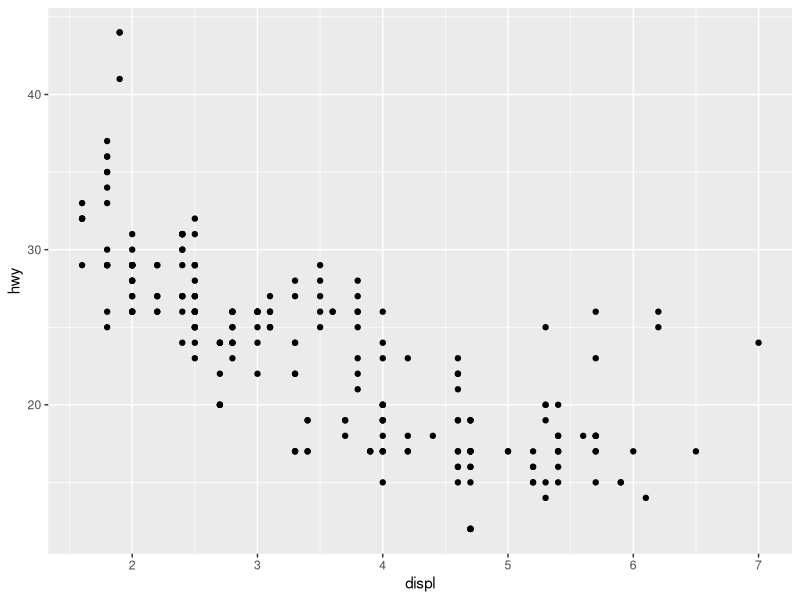
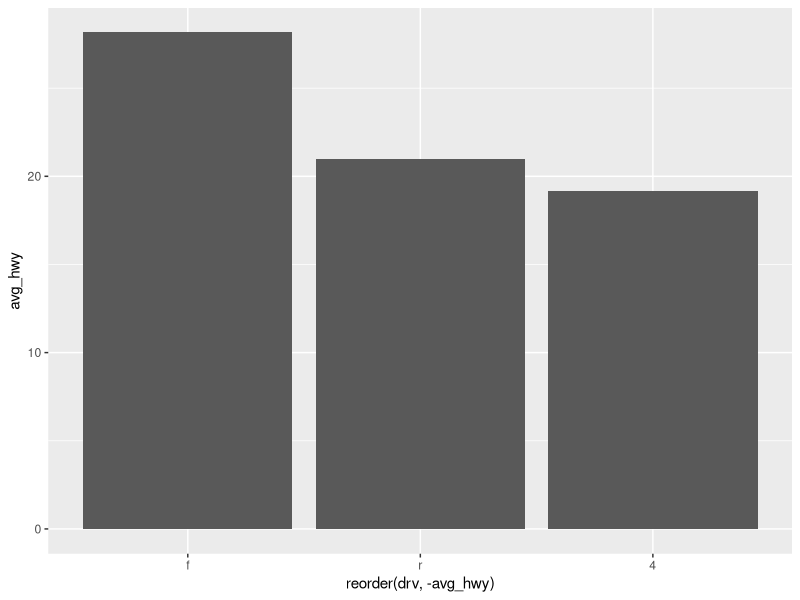
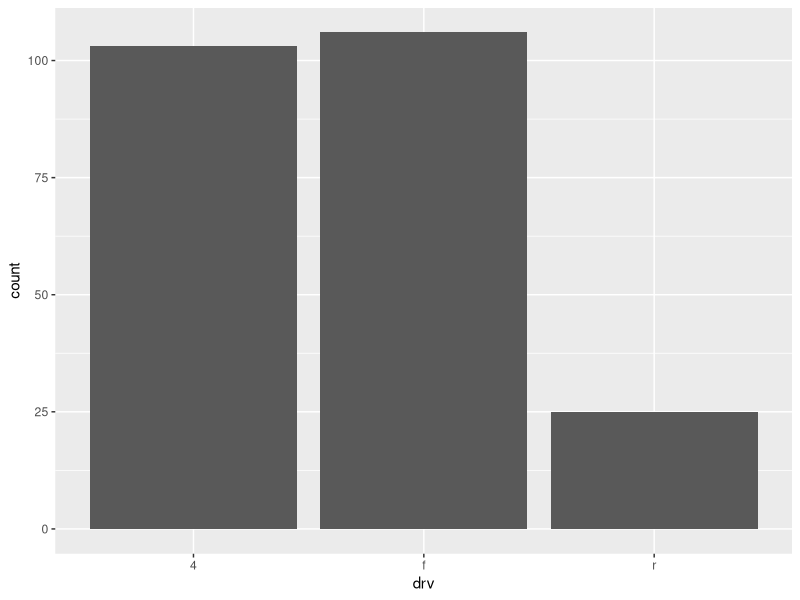
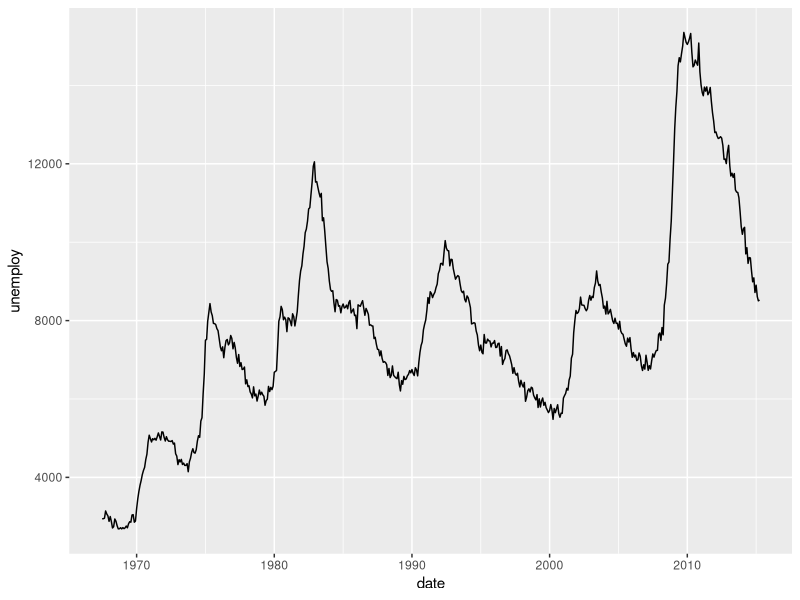
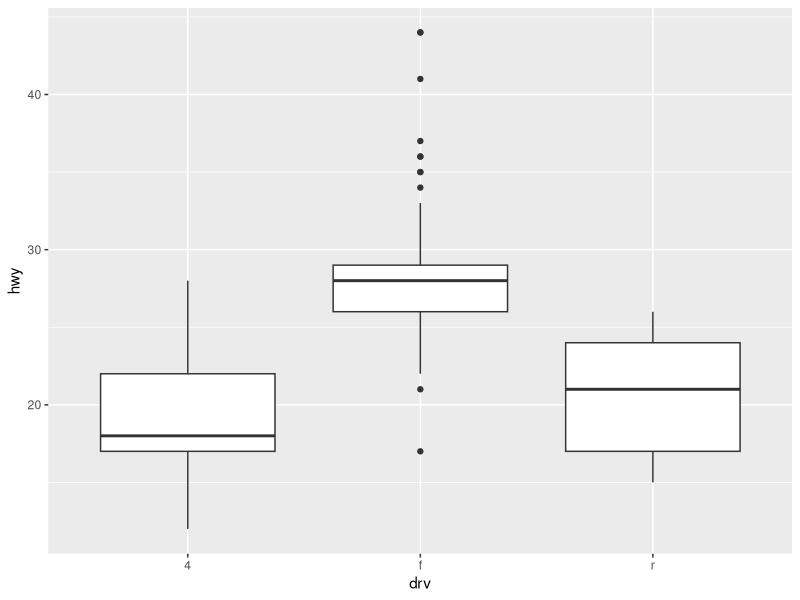

Recreate these plots in R, in order.
library(ggplot2)


#산점도
ggplot(data = mpg, aes(x=displ, y=hwy)) + geom_point()

library(dplyr)
#막대그래프 (bar graph)
mpg <- as.data.frame(ggplot2::mpg)
df_mpg <- mpg %>% 
  group_by(drv) %>%
  summarise(avg_hwy = mean(hwy))

#작은순서부터 큰순서 부터면 -붙여서
ggplot(data = df_mpg, aes(x=reorder(drv,-avg_hwy), y = avg_hwy)) + geom_col()

#빈도막대그래프
ggplot(data = mpg, aes(x=drv)) + geom_bar()

economics <- as.data.frame(ggplot2::economics)

#line graph
ggplot(data = economics, aes(x= date, y=unemploy)) + geom_line()

#boxplot(상자그림)
#상자의 두께가 좁은지/넓은지
#수염이 짧은지
#중위값이 어디에 치우쳤는지
#극단치(이상치)가 많은지/적은지
ggplot(data = mpg, aes(x=drv,y=hwy))+geom_boxplot()






